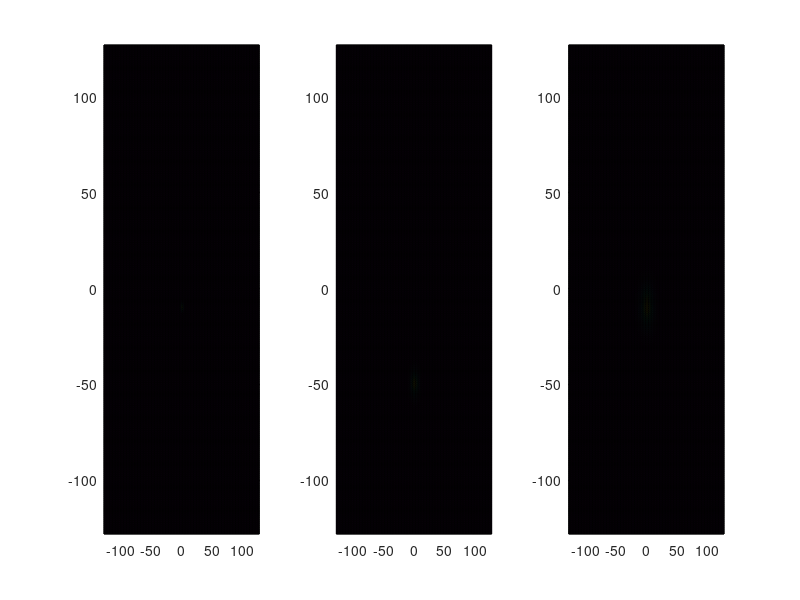
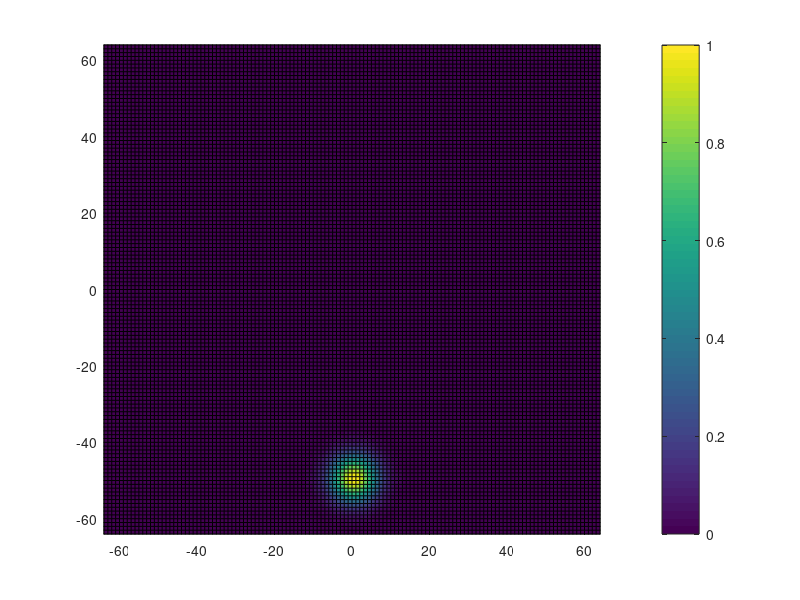

MATLAB code for these plots, in order: (Note: this script raises an error after producing the figures.)

%%% Multi-track simulation
%%% We will turn off all disp in GP2DF!!!!
% clearvars
% % close all

% function Particle_num = threshold(ratio, Gin)
clearvars
format compact
close all
tic


disp(date);
%%%%%% Define Constants
disp('Defining Constants');

%%% Physical Constants
hbar = 0.6582;	% Plank's Constant (meV.ps)
c=3*10^14*10^-12;	% Speed of light (um/ps)
me=511*10^6/c^2;	% Free electron mass (meV/c^2)
mp=(7*10^-5)*me; % mass of Cavity photon
%%% Calculation Contronl
tstart = 1;	% Initial Dynamics time (ps)
tfinish = 10;	% Finish time (ps)     % reservoir steady state time needed: 100 ps; +20 ps;
tp = tfinish/2;
tstep=0.1;%0.25;	% Frequency to stroe data
Nt=(tfinish-tstart)/tstep;
turn_Pr = 1;
turn_Pn = 1;
turn_defect = 1;
%%%%%% End

%%%%%% Grid of energy, momentum and real space
%%% For energy
Ns=400;	% Sub-steps;
% Although data will be store for every tstep, it will be calculate over smaller intervals, Ns sets the number of intervals for every tstep;
sstep=tstep/Ns;	% This time step in time used in solving the differential equations; (ps)


uc=1; % Unit cell size (um)
nuc=128; % Number of Unit Cell in one direction from 0-end


%%% For real space
num_p = 2;
Nx=nuc*num_p;	% Number of points in x-axis
Ny=nuc*num_p;	% Number of points in y-axis
xmax=nuc*uc;	% Set x range (um)
ymax=nuc*uc;	% set y range (um)
x=((1:Nx)'-Nx/2-1)*2*xmax/Nx';	% Grid in x
y=((1:Ny)'-Ny/2-1)*2*ymax/Ny';  % Grid in y
dx=abs(x(4)-x(3));	% dx (um)
dy=abs(y(4)-y(3));      % dy
x0=Nx/2+1;  % x=0 index
y0=Ny/2+1;
[X,Y]=meshgrid(x,y);

%%% For momentum space
kxmax=pi/dx; % maxmium of k valus (um^-1)
kymax=pi/dy;
kx=((1:Nx)'-Nx/2-1)*pi/xmax;	% Grid in kx
ky=((1:Ny)'-Ny/2-1)*pi/ymax;	% Grid in ky
dkx=2*kxmax/Nx;	% dkx
dky=2*kymax/Ny;	% dky
[KX,KY]=meshgrid(kx,ky);
%%%%%% END

%%%%%% Dispersion
EC=(hbar^2)*(KX.^2+KY.^2)/(2*mp);

%%%%% Nonlinear interaction %%%%%%%%
%%%%% Parameters controled by experimantal
alpha=5*10^-3;	%meV*um^2
Gin = 0.05;   % Gain rate 0.05 ps^-1 um^2
beta= 1*alpha;
omega = 0.15/hbar; %ps^-1
tauP = 15;   % ps
tauR = 120; % ps
Gamma = 1*hbar/(2*tauP);


ratio = 2;
Inten_Pn = ratio*1/(Gin*tauP*tauR);
Inten_Pr = 0.05*20;
sigr = 6; % size
sigr_Poten = 2;
sigr_non = 10;

locate_pump = -50;
locate_poten = -10;
locate_non = -10;

RL = sqrt(X.^2+(Y-locate_pump).^2);
RL_non = sqrt(X.^2+(Y-locate_non).^2);
RL_poten = sqrt(X.^2+(Y-locate_poten).^2);
Phase = atan2(Y,X);

%Gaussian
r = sqrt(X.^2 + Y.^2);

kky = -0.5; %um^-1
Pr = turn_Pr*Inten_Pr*exp(-(RL/sigr).^2).*exp(-1i*kky*Y);
Pn = turn_Pn*Inten_Pn*exp(-(RL_non/sigr_non).^2);
% Pr(Y<locate_pump) = 0;
% Pr = Inten_Pr*exp(-(RL/sigr).^2);
PE = 10; %meV;
Poten = turn_defect*PE*exp(-(RL_poten/sigr_Poten).^2);

figure()
subplot(1,3,1)
pcolor(x,y,abs(Poten));
subplot(1,3,2)
pcolor(x,y,abs(Pr));
subplot(1,3,3)
pcolor(x,y,abs(Pn));


% system_name = sprintf('locatePn = %0.2f, locatePr = %0.2f, locateDefect = %0.2f.jpg',-locate_non,locate_pump,-locate_poten);
figure()
pcolor(x,y,abs(Pr));
% pcolor(x,y,ss);
hold on
axis(2*[-32 32 -32 32])
% pcolor(x,y,abs(Pn));
% viscircles([0,locate_non],sigr_non,'Color','w');
% viscircles([0,locate_poten],sigr_Poten);
% title("Resonant","FontSize",20)
axis on
colorbar
% % saveas(gcf,system_name)



%%


%%%%%% Define Fehlberg coefficients (for fifth order Runge-Kutta procedure)
ai(1)=16/135;
ai(2)=0;
ai(3)=6656/12825;
ai(4)=28561/56430;
ai(5)=-9/50;
ai(6)=2/55; %#ok<NASGU>

aibi(1)=1/360;
aibi(2)=0;
aibi(3)=-128/4275;
aibi(4)=-2197/75240;
aibi(5)=1/50;
aibi(6)=2/55;

dij(1,1)=0;
dij(2,1)=1/4;
dij(3,1)=3/32;          dij(3,2)=9/32;
dij(4,1)=1932/2197;     dij(4,2)=-7200/2197;    dij(4,3)=7296/2197;
dij(5,1)=439/216;       dij(5,2)=-8;            dij(5,3)=3680/513;
dij(5,4)=-845/4104;
dij(6,1)=-8/27;         dij(6,2)=2;             dij(6,3)=-3544/2565;
dij(6,4)=1859/4104;     dij(6,5)=-11/40;
%%%%%% END

% Load initial condition
%load psi_601.mat
%load res_601.mat
%psi_ini = psi5;
%rev_ini = rev5;
%clear psi5 rev5

%%%%%% Define the initial state

t=0;	% Real time (ps)
%%% Take the initial wavefunction
% set the random seed
rng('shuffle'); % make the initial seed depned on current time
%rng('default'); % make sure the same random initial condition


psi5=10e-10*(randn(Ny,Nx)+1i*randn(Ny,Nx));
% psi5 = 10e-1*(zeros(Ny,Nx)+1i*zeros(Ny,Nx));
rev5 = 10e-1*(zeros(Ny,Nx)+1i*zeros(Ny,Nx));
% noise = 10e-10*(randn(Ny,Nx)+1i*randn(Ny,Nx));
%%%%%% END






para = struct('hbar',hbar,'sstep',sstep,'alpha',alpha,'tauP',tauP, ...
    'Pr',Pr,'Pn',Pn,'omega',omega,'tp',tp,'Gamma',Gamma,'EC',EC,'Gin',Gin,'beta',beta,'tauR',tauR,'Poten',Poten);
%%%%%% 5th order Runge-Kutta Algorithm
for si=0:1:4
    t=si*sstep;

    % Label theta at next, current and 4 sub-timesteps behind
    psin1=['psi',sprintf('%g',si+5+1)];	% Label of next sub-timestep
    psin = ['psi',sprintf('%g',si+5)];      % Label of current sub-timestep
    psin_4 = ['psi',sprintf('%g',si+5-4)];  % Label of four sub-timesteps back

    % Label theta at next, current and 4 sub-timesteps behind
    revn1=['rev',sprintf('%g',si+5+1)];	% Label of next sub-timestep
    revn = ['rev',sprintf('%g',si+5)];      % Label of current sub-timestep
    revn_4 = ['rev',sprintf('%g',si+5-4)];  % Label of four sub-timesteps back


    % Calculate gradients
    [f1psi,f1rev] = fcal2D(...
        eval(psin),...
        eval(revn),...
        t,para);

    [f2psi,f2rev] = fcal2D(...
        eval(psin)+dij(2,1)*f1psi,...
        eval(revn)+dij(2,1)*f1rev,...
        t,para);

    [f3psi,f3rev] = fcal2D(...
        eval(psin)+dij(3,1)*f1psi+dij(3,2)*f2psi,...
        eval(revn)+dij(3,1)*f1rev+dij(3,2)*f2rev,...
        t,para);

    [f4psi,f4rev] = fcal2D(...
        eval(psin)+dij(4,1)*f1psi+dij(4,2)*f2psi+dij(4,3)*f3psi,...
        eval(revn)+dij(4,1)*f1rev+dij(4,2)*f2rev+dij(4,3)*f3rev,...
        t,para);

    [f5psi,f5rev] = fcal2D(...
        eval(psin)+dij(5,1)*f1psi+dij(5,2)*f2psi+dij(5,3)*f3psi+dij(5,4)*f4psi,...
        eval(revn)+dij(5,1)*f1rev+dij(5,2)*f2rev+dij(5,3)*f3rev+dij(5,4)*f4rev,...
        t,para);

    [f6psi,f6rev] = fcal2D(...
        eval(psin)+dij(6,1)*f1psi+dij(6,2)*f2psi+dij(6,3)*f3psi+dij(6,4)*f4psi+dij(6,5)*f5psi,...
        eval(revn)+dij(6,1)*f1rev+dij(6,2)*f2rev+dij(6,3)*f3rev+dij(6,4)*f4rev+dij(6,5)*f5rev,...
        t,para);

    % Calculate fields at next sub-timestep
    eval([psin1 '=eval(psin)+ai(1)*f1psi+ai(2)*f2psi+ai(3)*f3psi+ai(4)*f4psi+ai(5)*f5psi+ai(6)*f6psi;']);
    eval([revn1 '=eval(revn)+ai(1)*f1rev+ai(2)*f2rev+ai(3)*f3rev+ai(4)*f4rev+ai(5)*f5rev+ai(6)*f6rev;']);

    % Calculate errors
    errorpsi=sum(sum(abs(...
        aibi(1)*f1psi+aibi(2)*f2psi+aibi(3)*f3psi...
        +aibi(4)*f4psi+aibi(5)*f5psi+aibi(6)*f6psi)))...
        /(sum(sum(abs(eval(psin1)))));

    % Clear psi at sub-timestep 6 substeps behind next substep
    clear(psin_4);
    clear(revn_4);

end
clear f1psi f2psi f3psi f4psi f5psi f6psi
clear f1rev f2rev f3rev f4rev f5rev f6rev

clear ai aibi dij

%%%%%% END

%%%%%% Prepare for 5th order Adams-Bashforth-Moulton Algorithm
% This part of the code prepares for the 5th order Adams-Bashforth-Moulton Algorithm. From the stored values of psi from the Runge-Kutta procedure it calculates the gradients, fpsi=dpsi/dt, for each sub-timestep. The results are the arrays: % fpsi6, fpsi7, fpsi8, fpsi9 We also keep the last value of the field: (psi10, theta10) This part of the procedure uses the function, fcal2D(psi,...,t), which gives the value of dpsi/dt
% Increment substep by one
si=si+1;        %si=5 now

% Label psi at previous four sub-timesteps
psin_1 = ['psi',sprintf('%g',si+5-1)];
psin_2 = ['psi',sprintf('%g',si+5-2)];
psin_3 = ['psi',sprintf('%g',si+5-3)];
psin_4 = ['psi',sprintf('%g',si+5-4)];

% Label f at previous four sub-timesteps
fpsin_1 = ['fpsi',sprintf('%g',si+5-1)];
fpsin_2 = ['fpsi',sprintf('%g',si+5-2)];
fpsin_3 = ['fpsi',sprintf('%g',si+5-3)];
fpsin_4 = ['fpsi',sprintf('%g',si+5-4)];

% Label phi at previous four sub-timesteps
revn_1 = ['rev',sprintf('%g',si+5-1)];
revn_2 = ['rev',sprintf('%g',si+5-2)];
revn_3 = ['rev',sprintf('%g',si+5-3)];
revn_4 = ['rev',sprintf('%g',si+5-4)];

% Label f at previous four sub-timesteps
frevn_1 = ['frev',sprintf('%g',si+5-1)];
frevn_2 = ['frev',sprintf('%g',si+5-2)];
frevn_3 = ['frev',sprintf('%g',si+5-3)];
frevn_4 = ['frev',sprintf('%g',si+5-4)];


% Calculate f at previous four sub-timesteps
eval([ '[' fpsin_1  ',' frevn_1 ']=fcal2D(' ...
    psin_1  ',' revn_1 ','...
    't,para);']);

eval([ '[' fpsin_2  ',' frevn_2 ']=fcal2D(' ...
    psin_2 ',' revn_2 ','...
    't,para);']);

eval([ '[' fpsin_3  ',' frevn_3 ']=fcal2D(' ...
    psin_3 ',' revn_3 ','...
    't,para);']);

eval([ '[' fpsin_4  ',' frevn_4 ']=fcal2D(' ...
    psin_4 ',' revn_4 ','...
    't,para);']);

% Clear psi at sub-timesteps earlier than last sub-timestep
clear(psin_1); clear('psin_1');
clear(psin_2); clear('psin_2');
clear(psin_3); clear('psin_3');
clear(psin_4); clear('psin_4');

clear(revn_1); clear('revn_1');
clear(revn_2); clear('revn_2');
clear(revn_3); clear('revn_3');
clear(revn_4); clear('revn_4');


%%%%%% END

%%%%%% Start main 5th order Adams-Bashforth-Moulton Algorithm for all remaining timesteps This is the main part of the algorithm that calculates psi and theta for every sub-timestep.  For each timestep after the initial equilibrium time set by E_tstart plots are made for the first Monte Carlo realization if allow_plots==true For each value in the sample time grid, defined by E_Samples, E_start, and tfinish the field is saved in the variable psi_Ei where Ei is an index The time dynamics of the first Monte Carlo realization is also stored in the variable psit (if allow_plots==1) This part of the procedure uses the function, fcalc2DIS(psi,...,t), which gives the value of dpsi/dt
psit=zeros(Ny,Nx);
revt=zeros(Ny,Nx);


for ti=0:1:tfinish/tstep

    t=ti*tstep+si*sstep;
    plot_t(ti+1) = t;
    disp([sprintf('%1.4f',t),' ps', sprintf(' \t %g',ti),' step ']);
    display(['|psi|^2 : ' sprintf('%1.4g',sum(sum(abs(psit).^2)))]);	% Why 1e8?
    display(['|rev|^2 : ' sprintf('%1.4g',sum(sum(revt)))]);	% Why 1e8?
    sum_psi(ti+1) = sum(sum(abs(psit).^2));



    while si<Ns
        t=ti*tstep+si*sstep;

        % Label f at next and previous 5 sub-timesteps
        fpsin1 = ['fpsi',sprintf('%g',si+5+1)];
        fpsin = ['fpsi',sprintf('%g',si+5)];
        fpsin_1 = ['fpsi',sprintf('%g',si+5-1)];
        fpsin_2 = ['fpsi',sprintf('%g',si+5-2)];
        fpsin_3 = ['fpsi',sprintf('%g',si+5-3)];
        fpsin_4 = ['fpsi',sprintf('%g',si+5-4)];

        % Label f at next and previous 5 sub-timesteps
        frevn1 = ['frev',sprintf('%g',si+5+1)];
        frevn = ['frev',sprintf('%g',si+5)];
        frevn_1 = ['frev',sprintf('%g',si+5-1)];
        frevn_2 = ['frev',sprintf('%g',si+5-2)];
        frevn_3 = ['frev',sprintf('%g',si+5-3)];
        frevn_4 = ['frev',sprintf('%g',si+5-4)];



        % Label psi at next and last sub-timestep
        psin1 = ['psi',sprintf('%g',si+5+1)];
        psin = ['psi',sprintf('%g',si+5)];

        revn1 = ['rev',sprintf('%g',si+5+1)];
        revn = ['rev',sprintf('%g',si+5)];


        % Calculate f at last sub-timestep
        eval([ '[' fpsin  ',' frevn ']=fcal2D(eval(psin),eval(revn),t,para);']);

        % Predict psi at next sub-timestep (Adams-Bashforth Formula)
        psiapprox=eval(psin)+(1/720)*(...
            1901*eval(fpsin)-2774*eval(fpsin_1)...
            +2616*eval(fpsin_2)-1274*eval(fpsin_3)...
            +251*eval(fpsin_4));

        revapprox=eval(revn)+(1/720)*(...
            1901*eval(frevn)-2774*eval(frevn_1)...
            +2616*eval(frevn_2)-1274*eval(frevn_3)...
            +251*eval(frevn_4));

        clear(fpsin_4);
        clear(frevn_4);

        % Predict f at next sub-timestep

        eval([ '[' fpsin1  ',' frevn1 ']=fcal2D(psiapprox,revapprox,t,para);']);

        % Correct psi at next sub-timestep (Adams-Moulton Formula)
        eval([ psin1 '=eval(psin)+(1/720)*',...
            '(251*eval(fpsin1)+646*eval(fpsin)-264*eval(fpsin_1)',...
            '+106*eval(fpsin_2)-19*eval(fpsin_3));']);
         % Correct rev at next sub-timestep (Adams-Moulton Formula)
        eval([ revn1 '=eval(revn)+(1/720)*',...
            '(251*eval(frevn1)+646*eval(frevn)-264*eval(frevn_1)',...
            '+106*eval(frevn_2)-19*eval(frevn_3));']);



        clear(psin);
        clear(revn);

        % Increment sub-timestep
        si=si+1;
    end

    if eval(['isnan(sum(sum(' psin1 ')))'])
        calcsuccess=false;
        disp('  Calculation Stopped: Time step too large')
        return
    end

    % Prepare for next timestep
    psi5=eval(psin1); clear(psin1);
    rev5=eval(revn1); clear(revn1);

    clear(fpsin1);
    clear(frevn1);


    fpsi4=eval(fpsin); clear(fpsin);
    fpsi3=eval(fpsin_1); clear(fpsin_1);
    fpsi2=eval(fpsin_2); clear(fpsin_2);
    fpsi1=eval(fpsin_3); clear(fpsin_3);

    frev4=eval(frevn); clear(frevn);
    frev3=eval(frevn_1); clear(frevn_1);
    frev2=eval(frevn_2); clear(frevn_2);
    frev1=eval(frevn_3); clear(frevn_3);


    si=0;

    if ti>=tstart/tstep
        % store the result
        %         psiall=sum(sum(abs(psi5).^2));
        %         phiall=sum(sum(abs(phi5).^2));
        %         resall=sum(sum(rev5));
        save(['./result/psi_' sprintf('%g',ti-tstart/tstep+1)],'psi5','t');
        save(['./result/rev_' sprintf('%g',ti-tstart/tstep+1)],'rev5','t');

    end
    psit=psi5;
    revt=rev5;
    M(:,:,ti+1) = psit;


end
%%
Psi_M = abs(M).^2;

len_Psi = size(Psi_M);

for i = 1:len_Psi(3)
    Particle_num(i) = sum(sum(Psi_M(:,:,i)));
end


figure()
plot(Particle_num)
% saveas(gcf,'particle_num with ratio=%d.jpg', ratio)


% time = 0:tstep:tfinish;
% fig_name =  sprintf('Soliton : locatePn = %0.2f, locatePr = %0.2f, locateDefect = %0.2f.jpg',-locate_non,locate_pump,-locate_poten);
% figure()
% pcolor(X,Y,normal_max(:,:,end));
% viscircles([0,-locate_non],sigr_non,'Color','w');
% viscircles([0,-locate_poten],sigr_Poten);
% colorbar
% colormap hot
% shading flat
% axis equal
% title(['time : ' sprintf('%g',time(end)),'ps'],"FontSize",20);
% axis([-32 32 -32 32]);
% saveas(gcf,fig_name)
% 
% fig_name2 =  sprintf('Phase : locatePn = %0.2f, locatePr = %0.2f, locateDefect = %0.2f.jpg',-locate_non,locate_pump,-locate_poten);
% 
% figure()
% pcolor(X,Y,angle(M(:,:,end)));
% viscircles([0,-locate_non],sigr_non,'Color','w');
% viscircles([0,-locate_poten],sigr_Poten);
% colormap gray
% shading flat
% axis equal
% title(['time : ' sprintf('%g',time(end)),'ps'],"FontSize",20);
% axis([-32 32 -32 32]);
% 
% saveas(gcf,fig_name2)

% end
